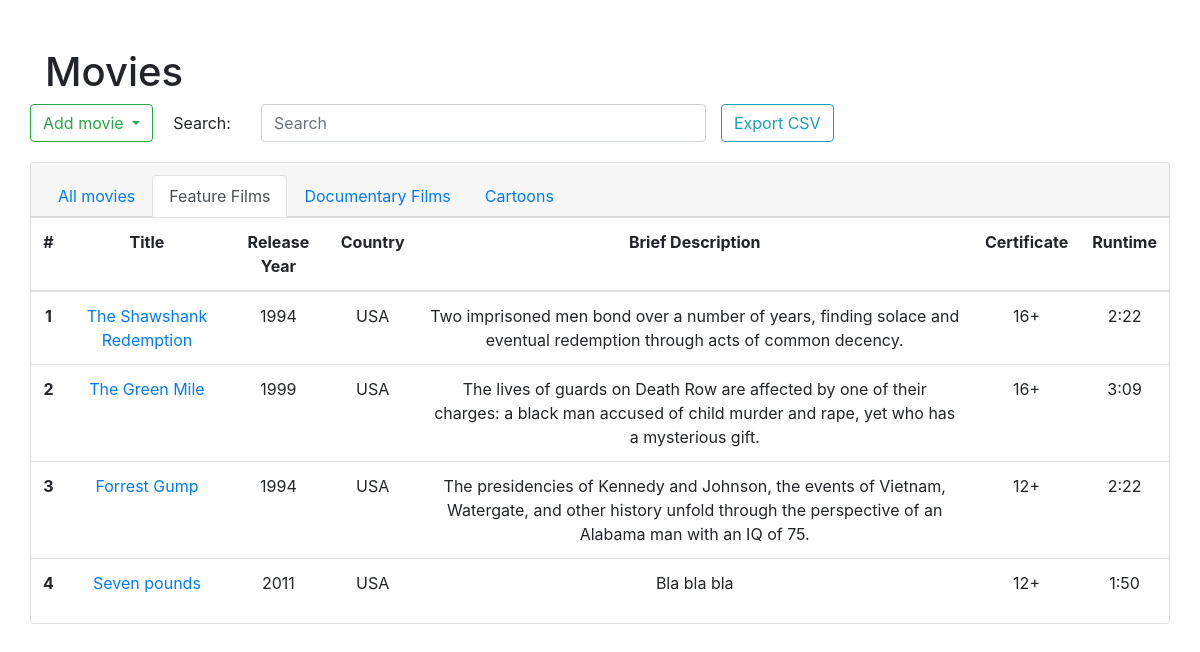
The page /index_feature on the database as committed earlier.
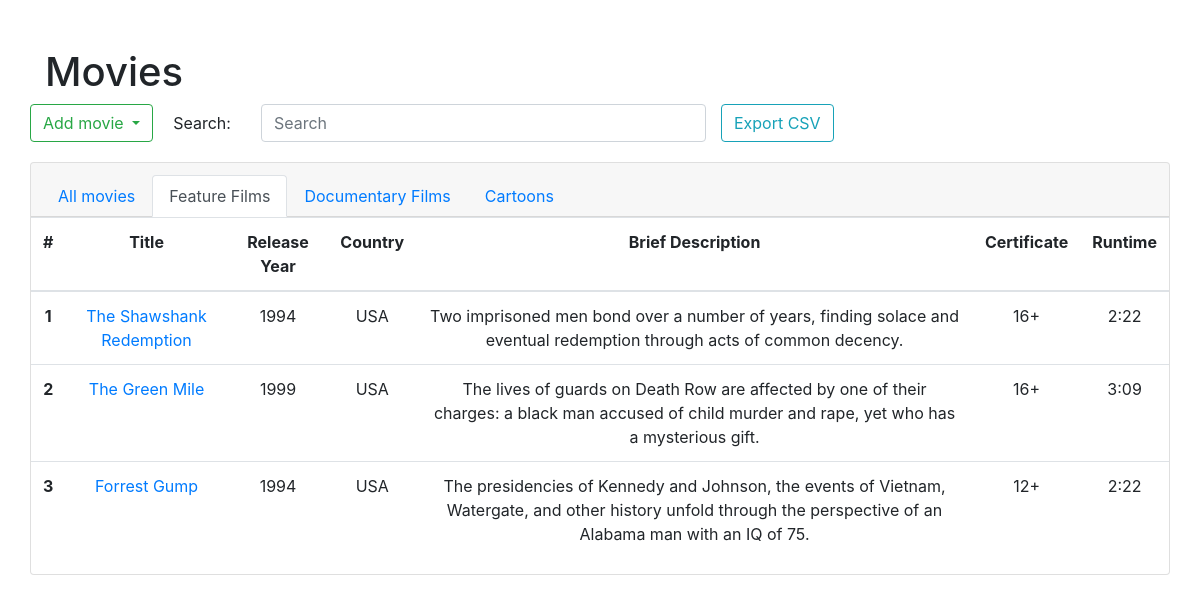
The same page on the database as committed later.
### tables this page shows
CREATE TABLE feature_films(
    id TEXT PRIMARY KEY,
    title TEXT NOT NULL,
    release_year INTEGER NOT NULL CHECK ( release_year > 1894 AND release_year < 2025 ),
    country TEXT NOT NULL,
    director TEXT NOT NULL,
    main_roles TEXT NOT NULL,
    genres TEXT NOT NULL,
    box_office INTEGER NOT NULL,
    brief_description TEXT NOT NULL,
    certificate TEXT NOT NULL,
    runtime TEXT NOT NULL,
    tags TEXT NOT NULL
);

### app/main.py (the view)
    @app.route("/index_feature", methods=['GET'])
    def index_feature():
        feature_films = db_feature.get_feature_films(db_feature.open_db(db_url))
        return render_template('index_feature.html', feature_films=feature_films)

### app/db_feature.py (called while the page is built)
def open_db(url):
    db = sqlite3.connect(url)
    db.row_factory = sqlite3.Row
    return db

def get_feature_films(db):
    with db:
        cursor = db.cursor()
        cursor.execute('''SELECT id, title, release_year, country, director, main_roles, genres, box_office,
        brief_description, certificate, runtime, tags FROM feature_films''')
        items = []
        for row in cursor:
            items.append(
                Feature(
                    row['id'],
                    row['title'],
                    row['release_year'],
                    row['country'],
                    row['director'],
                    row['main_roles'],
                    row['genres'],
                    row['box_office'],
                    row['brief_description'],
                    row['certificate'],
                    row['runtime'],
                    row['tags']
                )
            )
        print(items)
        return items

### app/templates/index_feature.html (shortened to what this page needs)
<!doctype html>
<html lang="en">
<head>
    <link rel="stylesheet" href="https://stackpath.bootstrapcdn.com/bootstrap/4.3.1/css/bootstrap.min.css"
>
</head>
<body>
<div class="container">
    <div class="row">
        <div class="col pt-5">
            <h1>Movies</h1>
            <div class="row" style="margin-bottom: 10px">
                <div class="dropdown" style="margin-right: 5px">
                    <button class="btn btn-outline-success dropdown-toggle" type="button" id="dropdownMenuButton"
                            data-toggle="dropdown" aria-haspopup="true" aria-expanded="false">Add movie
                    </button>
                </div>
                <div><label for="search" class="col-sm-6 col-form-label">Search:</label></div>
                <div class="col-sm-5">
                    <input name="search" type="text" class="form-control" id="search" placeholder="Search">
                </div>
                <div><a href="{{ url_for('export_csv') }}"><button style="margin-bottom: 10px" type="button" class="btn btn-outline-info"
            >Export CSV</button></a></div>
            </div>
            </div>
            <div class="card text-center">
                <div class="card-header">
                    <ul class="nav nav-tabs card-header-tabs">
                        <li class="nav-item">
                            <a class="nav-link" href="{{ url_for('index') }}">All movies</a>
                        </li>
                        <li class="nav-item">
                            <a class="nav-link active" href="#">Feature Films</a>
                        </li>
                        <li class="nav-item">
                            <a class="nav-link" href="{{ url_for('index_documentary') }}">Documentary Films</a>
                        </li>
                        <li class="nav-item">
                            <a class="nav-link" href="{{ url_for('index_cartoons') }}">Cartoons</a>
                        </li>
                    </ul>
              </div>
            <table class="table">
                <thread>
                    <tr>
                        <th scope="col">#</th>
                        <th scope="col">Title</th>
                        <th scope="col">Release Year</th>
                        <th scope="col">Country</th>
                        <th scope="col">Brief Description</th>
                        <th scope="col">Certificate</th>
                        <th scope="col">Runtime</th>
                    </tr>
                </thread>
                <tbody>
                {% for feature_film in feature_films %}
                    <tr>
                        <th scope="row">{{ loop.index }}</th>
                        <td><a href="{{ url_for('details_feature_by_id', id=feature_film.id) }}">{{ feature_film.title }}</a></td>
                        <td>{{ feature_film.release_year }}</td>
                        <td>{{ feature_film.country }}</td>
                        <td>{{ feature_film.brief_description }}</td>
                        <td>{{ feature_film.certificate }}</td>
                        <td>{{ feature_film.runtime }}</td>
                    </tr>
                {% endfor %}
                </tbody>
            </table>
        </div>
    </div>
</div>
</body>
</html>

Rows that differ between the two databases and show on the page:
removed feature_films: title "Seven pounds", release_year "2011", country "USA", brief_description "Bla bla bla", certificate "12+", runtime "1:50"
